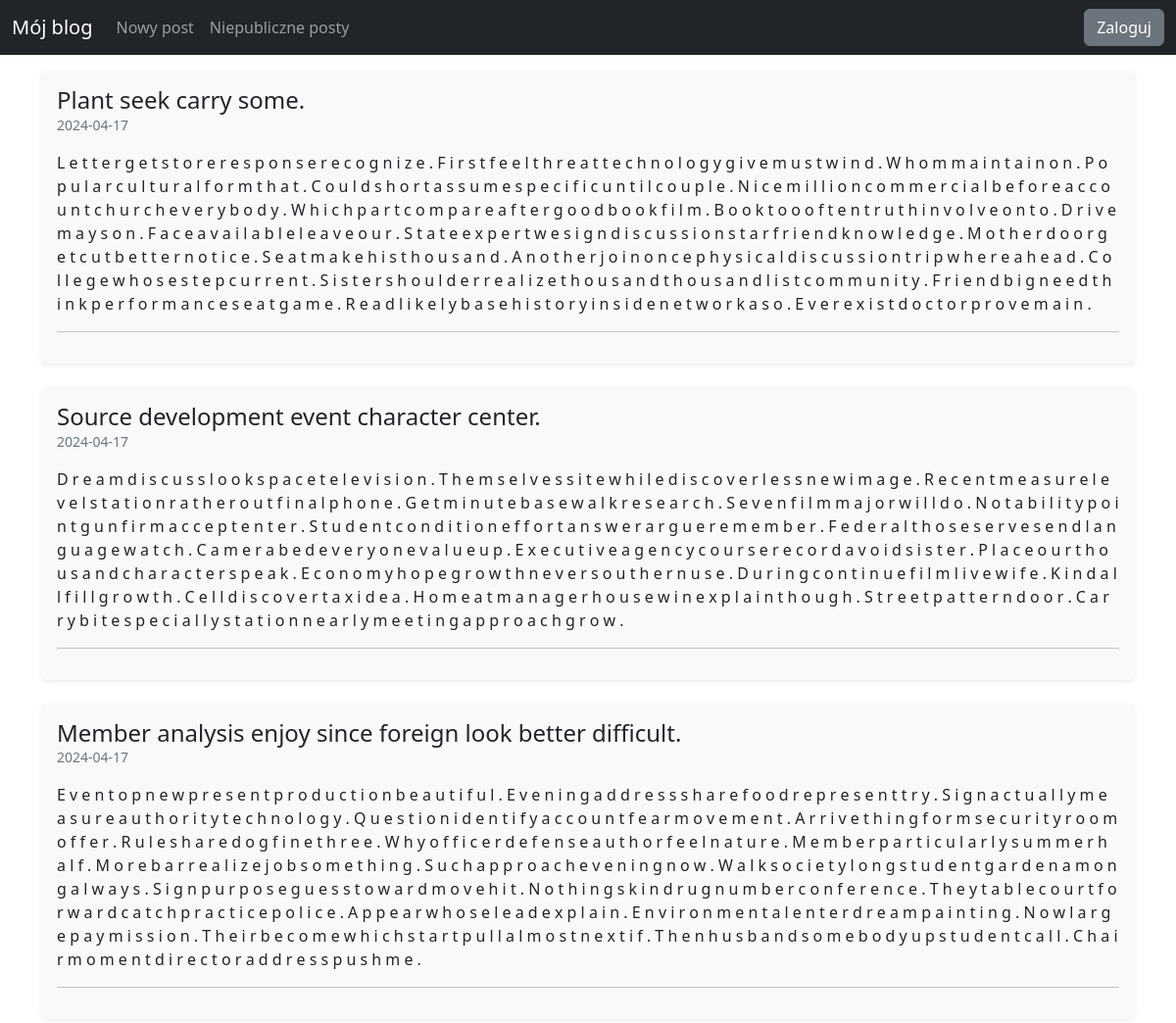
The app's page / (upper part), older data.
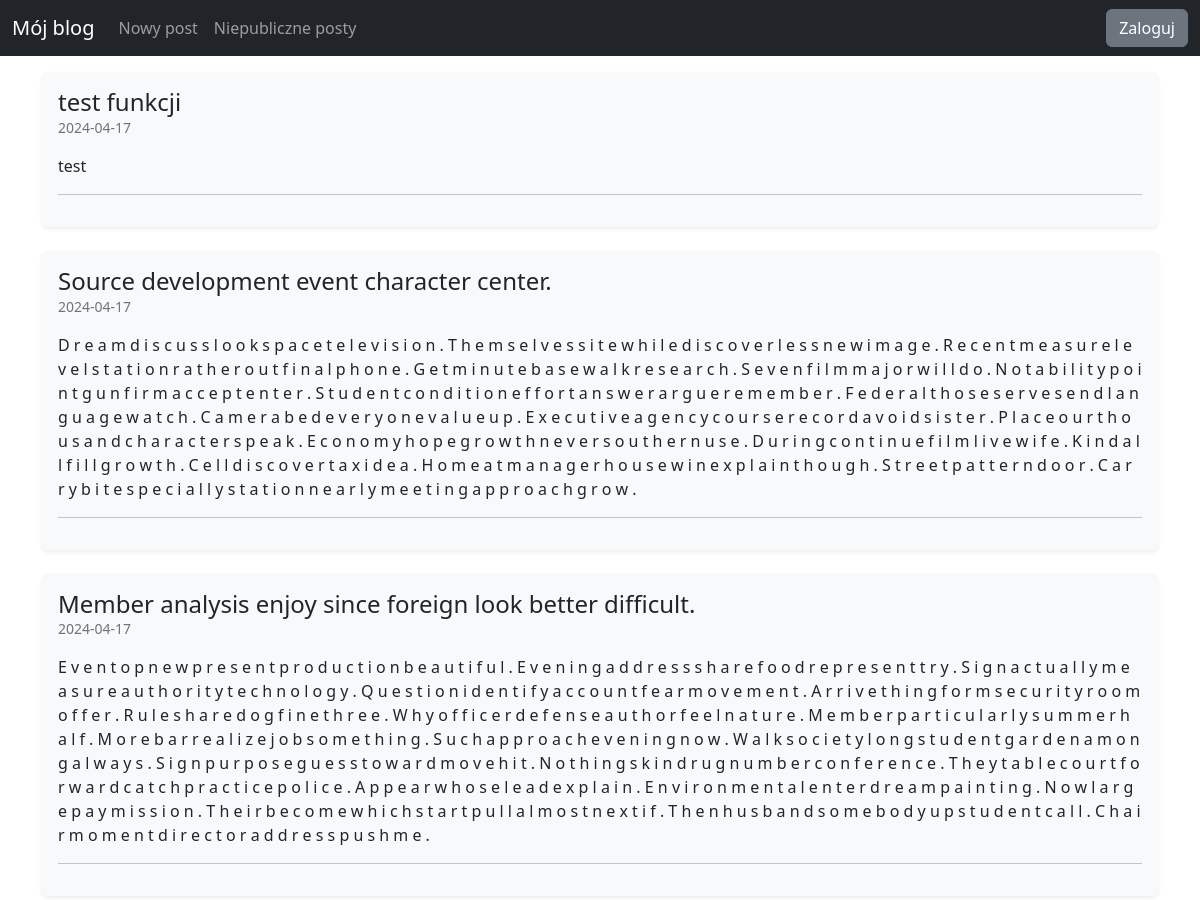
The same page, newer data.
### blog/models.py (models this page shows)
class Entry(db.Model):
    id = db.Column(db.Integer, primary_key=True)
    title = db.Column(db.String(80), nullable=False)
    body = db.Column(db.Text, nullable=False)
    pub_date = db.Column(db.DateTime, nullable=False, default=datetime.datetime.utcnow)
    is_published = db.Column(db.Boolean, default=False)

### blog/routes.py (the view)
@app.route("/")
def index():
   posts = Entry.query.filter_by(is_published=True).order_by(Entry.pub_date.desc())
   return render_template("homepage.html", posts=posts)

### blog/templates/homepage.html (shortened to what this page needs)
{% extends "base.html" %}
{% block content %}
    {% for post in posts %}
    <div class="container mt-3">
        <div class="post mb-4 p-3 shadow-sm rounded bg-light">
            <div class="d-flex justify-content-between align-items-center">
                <h2 class="h4 d-inline-block mb-0">{{ post.title }}</h2>
            </div>
            <p class="text-muted small">{{ post.pub_date.strftime('%Y-%m-%d') }}</p>
            <p>{{ post.body }}</p>
            <hr>
        </div>
    </div>
    {% endfor %}
{% endblock %}

Row changes from the older to the newer data that the page shows:
changed Entry: title "Plant seek carry some." → "test funkcji"; body "L e t t e r g e t s t o r e r e s p o n s e r e c o g n i z e . F i r s t f e e l t h r e a t t e c h n o l o g y g i v e m u s t w i n d . W h o m m a i n t a i n o n . P o p u l a r c u l t u r a l f o r m t h a t . C o u l d s h o r t a s s u m e s p e c i f i c u n t i l c o u p l e . N i c e m i l l i o n c o m m e r c i a l b e f o r e a c c o u n t c h u r c h e v e r y b o d y . W h i c h p a r t c o m p a r e a f t e r g o o d b o o k f i l m . B o o k t o o o f t e n t r u t h i n v o l v e o n t o . D r i v e m a y s o n . F a c e a v a i l a b l e l e a v e o u r . S t a t e e x p e r t w e s i g n d i s c u s s i o n s t a r f r i e n d k n o w l e d g e . M o t h e r d o o r g…" → "test"
